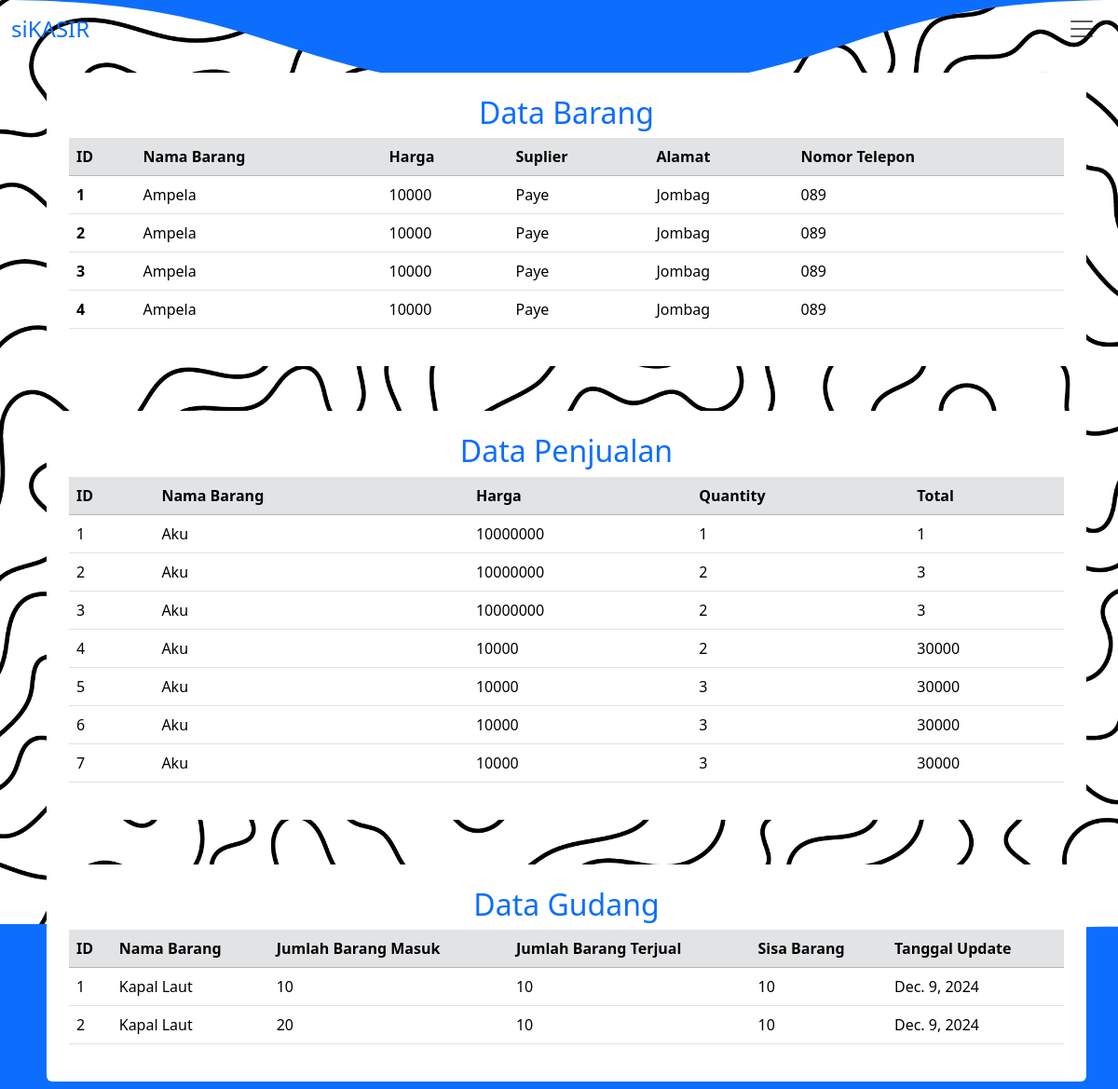
The app's page /pembukuan/ with its own data.
### Aplikasi/models.py (models this page shows, shortened)
class Barang(models.Model):
    nama_barang = models.CharField(max_length=100)
    harga = models.BigIntegerField()
    suplier = models.CharField(max_length=100)
    alamat = models.TextField()
    nomor_telepon = models.CharField(max_length=15)

class Kasir(models.Model):
    nama_barang = models.CharField(max_length=100, verbose_name="Nama Barang")
    harga = models.PositiveIntegerField(verbose_name="Harga")
    quantity = models.PositiveIntegerField(verbose_name="Quantity")
    total = models.PositiveIntegerField(verbose_name="Total")

class Gudang(models.Model):
    nama_barang = models.CharField(max_length=100, verbose_name="Nama Barang")
    jumlah_barang_masuk = models.PositiveIntegerField(verbose_name="Jumlah Barang Masuk")
    jumlah_barang_terjual = models.PositiveIntegerField(verbose_name="Jumlah Barang Terjual")
    sisa_barang = models.PositiveIntegerField(verbose_name="Sisa Barang")
    tanggal_update = models.DateField(verbose_name="Tanggal Update")

### Aplikasi/views.py (the view)
# urls.py: path('pembukuan/', views.pembukuan, name='pembukuan'),
def pembukuan(request):
    kasir_list = Kasir.objects.all()
    gudang_list = Gudang.objects.all()
    barang_list = Barang.objects.all()
    context ={
        'title' : "Pembukuan",
        'gudang_list': gudang_list,
        'kasir_list' : kasir_list,
        'barang_list': barang_list,
    }
    return render(request, 'pembukuan.html',context)

### templates/pembukuan.html
{% extends 'base.html' %} {% block content %}{% load static %}
<div class="container" style="padding-top: 30px">
  <div class="container mt-5 m-2 rounded p-4"  style="background-color:white">
    <h2 class="text-center text-primary">Data Barang</h2>
    <table class="table table-hover">
      <thead class="table-secondary">
        <tr>
          <th scope="col">ID</th>
          <th scope="col">Nama Barang</th>
          <th scope="col">Harga</th>
          <th scope="col">Suplier</th>
          <th scope="col">Alamat</th>
          <th scope="col">Nomor Telepon</th>
        </tr>
      </thead>
      <tbody>
        {% for barang in barang_list %}
        <tr>
          <th scope="row">{{ barang.id }}</th>
          <td>{{ barang.nama_barang }}</td>
          <td>{{ barang.harga }}</td>
          <td>{{ barang.suplier }}</td>
          <td>{{ barang.alamat }}</td>
          <td>{{ barang.nomor_telepon }}</td>
        </tr>
        {% empty %}
        <tr>
          <td colspan="6" class="text-center">Tidak ada data barang</td>
        </tr>
        {% endfor %}
      </tbody>
    </table>
  </div>
 <div class="container mt-5 m-2 rounded p-4"  style="background-color:white">
  <h2 class="text-center text-primary">Data Penjualan</h2>
  <table class="table table-hover">
    <thead class="table-secondary">
      <tr>
        <th scope="col">ID</th>
        <th scope="col">Nama Barang</th>
        <th scope="col">Harga</th>
        <th scope="col">Quantity</th>
        <th scope="col">Total</th>
      </tr>
    </thead>
    <tbody>
      {% for kasir in kasir_list %}
      <tr>
        <td>{{ kasir.id }}</td>
        <td>{{ kasir.nama_barang }}</td>
        <td>{{ kasir.harga }}</td>
        <td>{{ kasir.quantity }}</td>
        <td>{{ kasir.total }}</td>
      </tr>
      {% empty %}
      <tr>
        <td colspan="6" class="text-center">Tidak ada data di Gudang</td>
      </tr>
      {% endfor %}
    </tbody>
  </table>
</div>
  <div class="container mt-5 m-2 rounded p-4"  style="background-color:white">
    <h2 class="text-center text-primary">Data Gudang</h2>
    <table class="table table-hover">
      <thead class="table-secondary">
        <tr>
          <th scope="col">ID</th>
          <th scope="col">Nama Barang</th>
          <th scope="col">Jumlah Barang Masuk</th>
          <th scope="col">Jumlah Barang Terjual</th>
          <th scope="col">Sisa Barang</th>
          <th scope="col">Tanggal Update</th>
        </tr>
      </thead>
      <tbody>
        {% for gudang in gudang_list %}
        <tr>
          <td>{{ gudang.id }}</td>
          <td>{{ gudang.nama_barang }}</td>
          <td>{{ gudang.jumlah_barang_masuk }}</td>
          <td>{{ gudang.jumlah_barang_terjual }}</td>
          <td>{{ gudang.sisa_barang }}</td>
          <td>{{ gudang.tanggal_update }}</td>
        </tr>
        {% empty %}
        <tr>
          <td colspan="6" class="text-center">Tidak ada data di Gudang</td>
        </tr>
        {% endfor %}
      </tbody>
    </table>
</div>
</div>
{% endblock %}

### templates/base.html (shortened to what this page needs)
{% load static %}
<!doctype html>
<html lang="en">
  <head>
    <link href="https://cdn.jsdelivr.net/npm/bootstrap@5.3.3/dist/css/bootstrap.min.css" rel="stylesheet">
    <link rel="stylesheet" href="{% static 'css/style.css' %}">
  </head>
  <body>
    <nav class="navbar navbar-expand-xxl fixed-top">
      <div class="container-fluid">
        <a class="navbar-brand me-auto" href="{% url 'home' %}">siKASIR</a>
        <button class="navbar-toggler" type="button" data-bs-toggle="offcanvas" data-bs-target="#offcanvasNavbar"aria-controls="offcanvasNavbar" aria-label="Toggle navigation">
          <span class="navbar-toggler-icon text-primary"></span>
        </button>
    </nav>
<main>
    {% block content %}{% endblock %}
</main>
  </body>
</html>

### static/css/style.css (style rules this page uses)
body { background: url("../images/background.jpg") no-repeat center center fixed; background-size: cover; margin: 0; padding: 0; height: 100%; }
.navbar-brand { font-weight: 500; color: #0d6efd; font-size: 24px; transition: color 0.3s; }
.navbar-toggler { border: none; font-size: 1.25rem; }

### records on screen
Barang: id "1", nama_barang "Ampela", harga "10000", suplier "Paye", alamat "Jombag", nomor_telepon "089"
Barang: id "2", nama_barang "Ampela", harga "10000", suplier "Paye", alamat "Jombag", nomor_telepon "089"
Barang: id "3", nama_barang "Ampela", harga "10000", suplier "Paye", alamat "Jombag", nomor_telepon "089"
Barang: id "4", nama_barang "Ampela", harga "10000", suplier "Paye", alamat "Jombag", nomor_telepon "089"
Kasir: id "1", nama_barang "Aku", harga "10000000", quantity "1", total "1"
Kasir: id "2", nama_barang "Aku", harga "10000000", quantity "2", total "3"
Kasir: id "3", nama_barang "Aku", harga "10000000", quantity "2", total "3"
Kasir: id "4", nama_barang "Aku", harga "10000", quantity "2", total "30000"
Kasir: id "5", nama_barang "Aku", harga "10000", quantity "3", total "30000"
Kasir: id "6", nama_barang "Aku", harga "10000", quantity "3", total "30000"
Kasir: id "7", nama_barang "Aku", harga "10000", quantity "3", total "30000"
Gudang: id "1", nama_barang "Kapal Laut", jumlah_barang_masuk "10", jumlah_barang_terjual "10", sisa_barang "10", tanggal_update "Dec. 9, 2024"
Gudang: id "2", nama_barang "Kapal Laut", jumlah_barang_masuk "20", jumlah_barang_terjual "10", sisa_barang "10", tanggal_update "Dec. 9, 2024"
